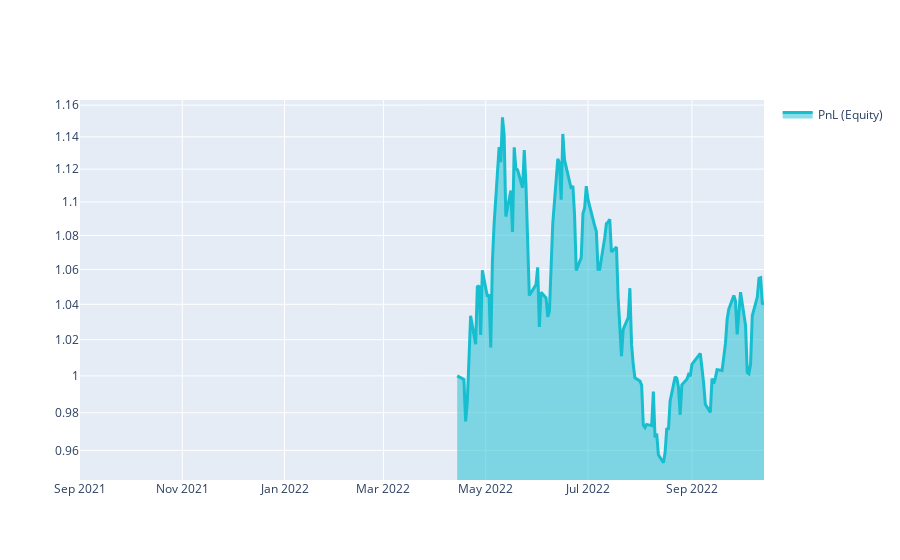

Notebook source saved alongside this figure:
### Markdown cell above
# Q18 Quick Start

This template shows you the basic steps for taking part to the **Q18 NASDAQ-100 Stock Long-Short contest**.

### Code cell
import xarray as xr

import qnt.ta as qnta
import qnt.data as qndata
import qnt.output as qnout
import qnt.stats as qns

data = qndata.stocks.load_ndx_data(min_date="2021-09-01")

close     = data.sel(field="close")
is_liquid = data.sel(field="is_liquid")
sma_slow  = qnta.sma(close, 186)
sma_fast  = qnta.sma(close, 24)
weights   = xr.where(sma_slow < sma_fast, 1, -1)
weights   = weights * is_liquid

weights = qnout.clean(weights, data, "stocks_nasdaq100")

# calc stats
stats = qns.calc_stat(data, weights.sel(time=slice("2022-04-14", None)))
display(stats.to_pandas().tail())

# graph
performance = stats.to_pandas()["equity"]
import qnt.graph as qngraph

qngraph.make_plot_filled(performance.index, performance, name="PnL (Equity)", type="log")

### Figure 1 — Plotly figure (JSON) as saved in the notebook; plotly's stock layout.template omitted (floating-point values rounded to 4 significant figures; data arrays with more than 128 entries replaced by an {"elided": "..."} marker saying what was removed)
{"data": [{"fill": "tonexty", "line": {"color": "#17BECF", "width": 3}, "name": "PnL (Equity)", "type": "scatter", "x": {"elided": "283 str values"}, "y": {"elided": "283 float values"}}], "layout": {"autosize": true, "showlegend": true, "xaxis": {"autorange": true, "range": ["2021-09-01", "2022-10-14"], "type": "date"}, "yaxis": {"range": [-0.02478, 0.06566], "type": "log"}}}
